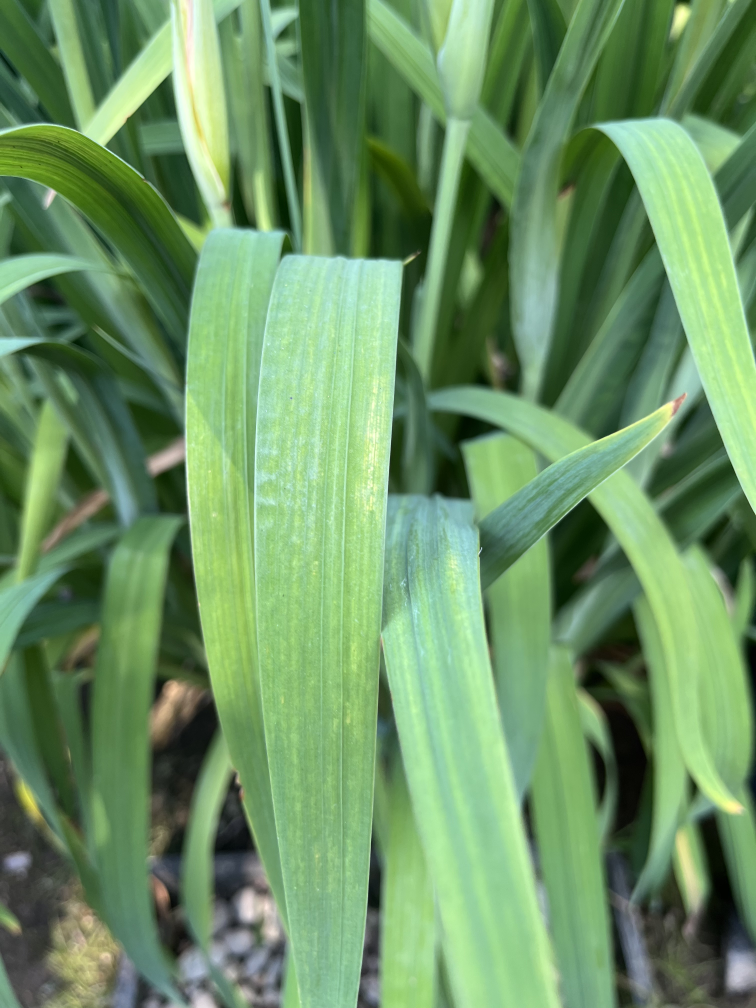
#> input picture dataset_test/dataset_normal/hanasyoubu/IMG_5025.jpeg, 3024 x 4032 px (shown at 1/4 size)
$ python kensyou_learning_s.py
#> lines starting #> are read from the running program, lines starting #| are printed output that depends on the picture
import cv2
import numpy as np
import os
import sys
import joblib
from skimage import feature
from sklearn.model_selection import train_test_split
from sklearn.svm import SVC
from sklearn.metrics import accuracy_score, classification_report
import glob

# --- 特徴量抽出関数 ---

def get_color_features(image, resize_dim=(256, 256)):
    image_resized = cv2.resize(image, resize_dim)
    hsv_image = cv2.cvtColor(image_resized, cv2.COLOR_BGR2HSV)
    hist = cv2.calcHist([hsv_image], [0, 1], None, [30, 32], [0, 180, 0, 256])
    cv2.normalize(hist, hist, 0, 1, cv2.NORM_MINMAX)
    return hist.flatten()

def get_hog_features(image, resize_dim=(128, 128)):
    gray_image = cv2.cvtColor(image, cv2.COLOR_BGR2GRAY)
    resized_image = cv2.resize(gray_image, resize_dim)
    win_size = resize_dim
    block_size = (16, 16)
    block_stride = (8, 8)
    cell_size = (8, 8)
    nbins = 9
    hog = cv2.HOGDescriptor(win_size, block_size, block_stride, cell_size, nbins)
    hog_features = hog.compute(resized_image)
    if hog_features is None:
        return np.zeros(hog.getDescriptorSize())
    return hog_features.flatten()

def get_lbp_features(image, resize_dim=(256, 256), P=24, R=3):
    gray_image = cv2.cvtColor(image, cv2.COLOR_BGR2GRAY)
    resized_image = cv2.resize(gray_image, resize_dim)
    lbp = feature.local_binary_pattern(resized_image, P, R, method="uniform")
    (hist, _) = np.histogram(lbp.ravel(), bins=np.arange(0, P + 3), range=(0, P + 2))
    hist = hist.astype("float")
    hist /= (hist.sum() + 1e-6)
    return hist

def extract_combined_features(image):
    color_feats = get_color_features(image)
    hog_feats = get_hog_features(image)
    lbp_feats = get_lbp_features(image)
    combined = np.concatenate([color_feats, hog_feats, lbp_feats])
    return combined

# --- メイン処理 ---
if __name__ == "__main__":
    script_dir = os.path.dirname(os.path.abspath(__file__))

    DATASET_ROOT = os.path.join(script_dir, "dataset_normal")
    MODEL_FILENAME = os.path.join(script_dir, 'plant_species_model.pkl')

    features = []
    labels_str = []

    print("\n'normal'フォルダ内のフォルダ名をラベルとしてモデル学習を開始します。")
    print(f"データセットルート: '{DATASET_ROOT}'")

    if not os.path.isdir(DATASET_ROOT):
        print(f"エラー: 学習データフォルダ '{DATASET_ROOT}' が見つかりません。")
        sys.exit(1)

    # normalフォルダ内のサブフォルダ（＝ラベル）を取得
    try:
        sub_dirs = [d.name for d in os.scandir(DATASET_ROOT) if d.is_dir()]
    except Exception as e:
        print(f"エラー: データセットフォルダの読み取りに失敗しました。 {e}")
        sys.exit(1)

    if not sub_dirs:
        print(f"エラー: '{DATASET_ROOT}' 内にラベルとなるサブフォルダが見つかりません。")
        sys.exit(1)

    # 各サブフォルダをループ処理
    for label in sub_dirs:
        folder_path = os.path.join(DATASET_ROOT, label)
        print(f"\n--- ラベル '{label}' のデータを処理中 ---")

        image_paths = glob.glob(os.path.join(folder_path, '*.*'))
        image_paths = [p for p in image_paths if p.lower().endswith(('.png', '.jpg', '.jpeg'))]

        if not image_paths:
            print(f"警告: フォルダ '{folder_path}' 内に画像が見つかりません。")
            continue

        print(f"{len(image_paths)} 個の画像を処理します...")
        for image_path in image_paths:
            try:
                n = np.fromfile(image_path, np.uint8)
                original_image = cv2.imdecode(n, cv2.IMREAD_COLOR)
#> original_image is the input picture: shape (4032, 3024, 3); mean B, G, R 100.2, 147, 108
                if original_image is None: raise IOError
            except Exception as e:
                print(f"警告: 画像を読み込めませんでした - {os.path.basename(image_path)}, エラー: {e}")
                continue

            # 元の画像と水平反転した画像の両方から特徴量を抽出
            combined_original = extract_combined_features(original_image)
#> in get_color_features, `hsv_image = cv2.cvtColor(image_resized, cv2.COLOR_BGR2HSV)`: hsv_image: shape (256, 256, 3); mean H, S, V 57.1, 94.5, 147.3
#> in extract_combined_features, `color_feats = get_color_features(image)`: color_feats = 960 values, max 1 at index 268, min 0 at index 4, mean 0.0181
#> in get_hog_features, `resized_image = cv2.resize(gray_image, resize_dim)`:
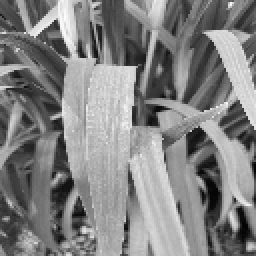
#> resized_image: shape (128, 128) (shown 2 times larger); min 2, max 252, mean 130
#> in get_hog_features, `hog_features = hog.compute(resized_image)`: hog_features = 8100 values, max 0.393 at index 4410, min 1.12e-06 at index 6097, mean 0.135
#> in extract_combined_features, `hog_feats = get_hog_features(image)`: hog_feats has the same summary as hog_features in get_hog_features
#> in get_lbp_features, `lbp = feature.local_binary_pattern(resized_image, P, R, method="unifor..`:
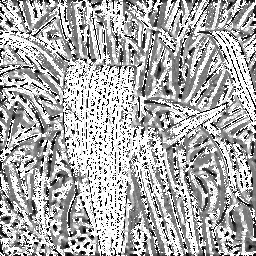
#> lbp: shape (256, 256) float64; min 0, max 25, mean 16.9; drawn with min black and max white
#> in get_lbp_features, `(hist, _) = np.histogram(lbp.ravel(), bins=np.arange(0, P + 3), range=..`: hist = 26 values, max 24841 at index 25, min 723 at index 6, mean 2520.6
#> in get_lbp_features, `hist /= (hist.sum() + 1e-6)`: hist = 26 values, max 0.379 at index 25, min 0.011 at index 6, mean 0.0385
#> in extract_combined_features, `lbp_feats = get_lbp_features(image)`: lbp_feats has the same summary as hist in get_lbp_features
#> in extract_combined_features, `combined = np.concatenate([color_feats, hog_feats, lbp_feats])`: combined = 9086 values, max 1 at index 268, min 0 at index 4, mean 0.122
#> combined_original has the same summary as combined in extract_combined_features
            features.append(combined_original)
            labels_str.append(label)

            flipped_image = cv2.flip(original_image, 1)
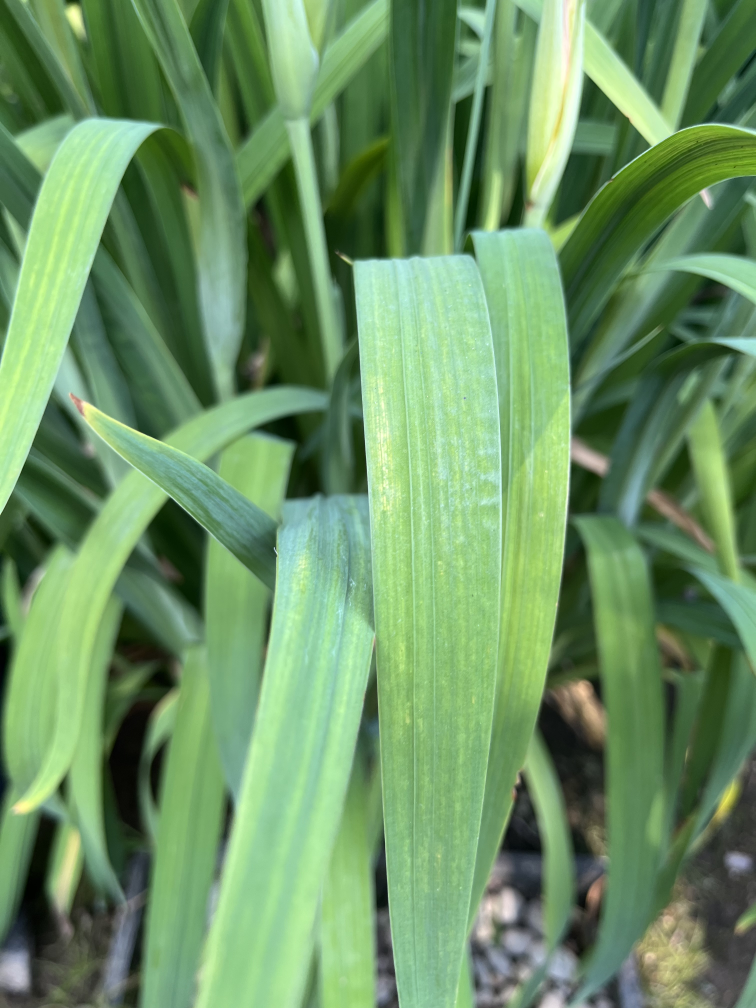
#> flipped_image: shape (4032, 3024, 3) (shown at 1/4 size); mean B, G, R 100.2, 147, 108
            combined_flipped = extract_combined_features(flipped_image)
#> call 2 of get_color_features, with resize_dim = (256, 256)
#> in get_color_features (call 2), `image_resized = cv2.resize(image, resize_dim)`:
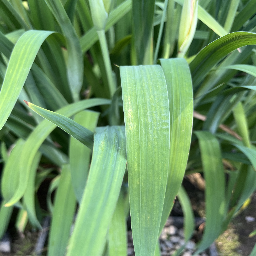
#> image_resized: shape (256, 256, 3); mean B, G, R 100.1, 146.9, 107.9
#> in get_color_features (call 2), `hsv_image = cv2.cvtColor(image_resized, cv2.COLOR_BGR2HSV)`: hsv_image: shape (256, 256, 3); mean H, S, V 57.1, 94.5, 147.3
#> call 2 of get_hog_features, with resize_dim = (128, 128)
#> in get_hog_features (call 2), `gray_image = cv2.cvtColor(image, cv2.COLOR_BGR2GRAY)`:
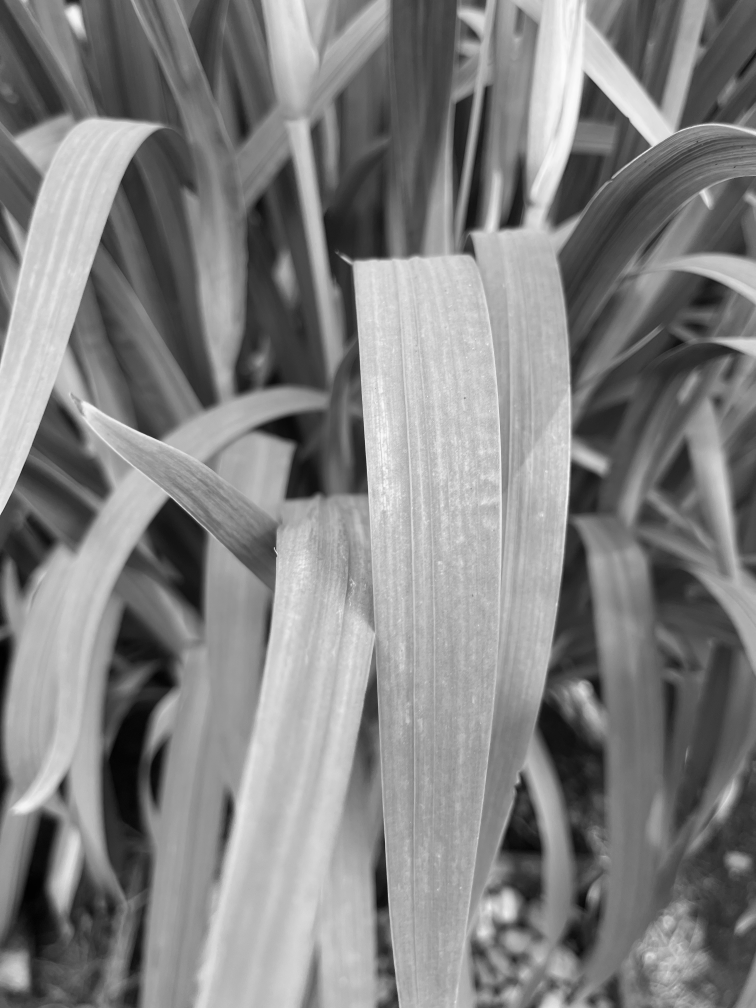
#> gray_image: shape (4032, 3024) (shown at 1/4 size); min 0, max 253, mean 130
#> in get_hog_features (call 2), `resized_image = cv2.resize(gray_image, resize_dim)`:
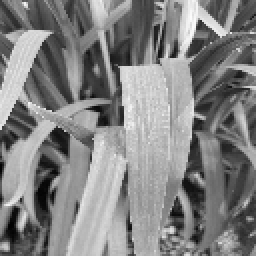
#> resized_image: shape (128, 128) (shown 2 times larger); min 2, max 252, mean 130
#> in get_hog_features (call 2), `hog_features = hog.compute(resized_image)`: hog_features = 8100 values, max 0.376 at index 2797, min 8.57e-07 at index 1795, mean 0.135
#> call 2 of get_lbp_features, with resize_dim = (256, 256), P = 24, R = 3
#> in get_lbp_features (call 2), `lbp = feature.local_binary_pattern(resized_image, P, R, method="unifor..`:
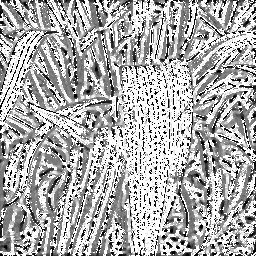
#> lbp: shape (256, 256) float64; min 0, max 25, mean 16.9; drawn with min black and max white
#> in get_lbp_features (call 2), `(hist, _) = np.histogram(lbp.ravel(), bins=np.arange(0, P + 3), range=..`: hist = 26 values, max 24841 at index 25, min 723 at index 6, mean 2520.6
#> in get_lbp_features (call 2), `hist /= (hist.sum() + 1e-6)`: hist = 26 values, max 0.379 at index 25, min 0.011 at index 6, mean 0.0385
#> combined_flipped has the same summary as combined in extract_combined_features
            features.append(combined_flipped)
            labels_str.append(label)
#> pass 2 of the loop `for label in sub_dirs:`:
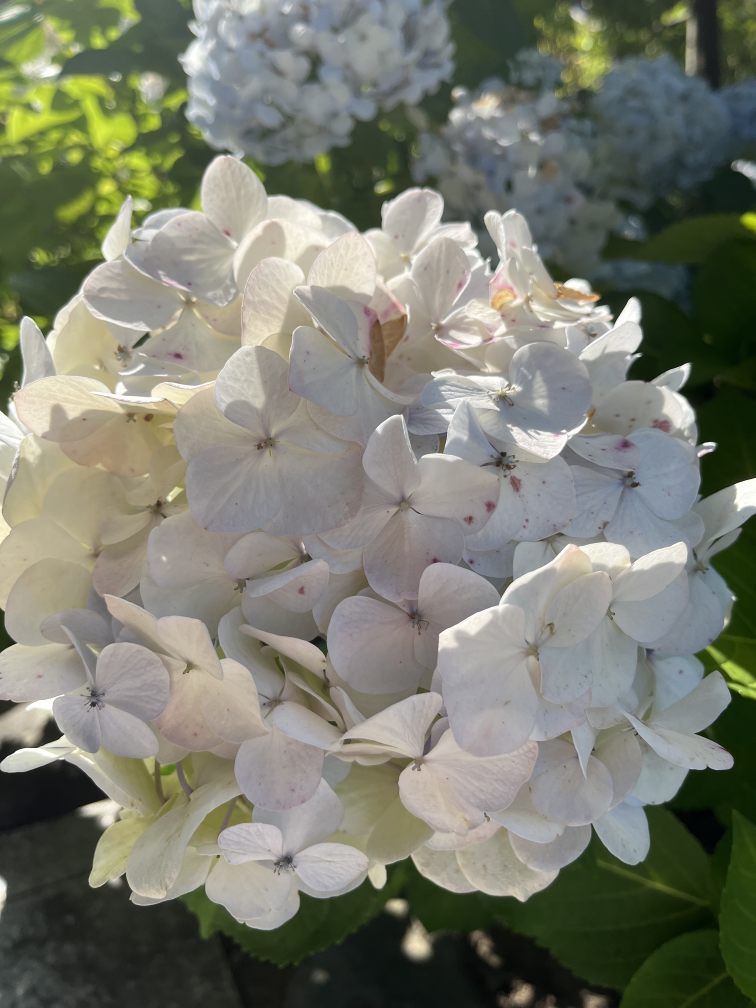
#> input picture dataset_test/dataset_normal/ajisai/IMG_4960.jpeg, 3024 x 4032 px (shown at 1/4 size)
#> original_image is the input picture: shape (4032, 3024, 3); mean B, G, R 110.1, 123.7, 121.2
#> hsv_image: shape (256, 256, 3); mean H, S, V 54, 55.5, 127.7
#> combined_original = 9086 values, max 1 at index 98, min 0 at index 10, mean 0.139
#> hsv_image: shape (256, 256, 3); mean H, S, V 54, 55.5, 127.7
#> in get_hog_features (call 4), `resized_image = cv2.resize(gray_image, resize_dim)`:
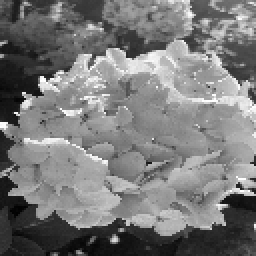
#> resized_image: shape (128, 128) (shown 2 times larger); min 2, max 255, mean 121.3
#> hog_features = 8100 values, max 0.358 at index 6988, min 0.00347 at index 7983, mean 0.151
#> in get_lbp_features (call 4), `lbp = feature.local_binary_pattern(resized_image, P, R, method="unifor..`:
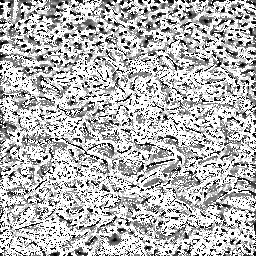
#> lbp: shape (256, 256) float64; min 0, max 25, mean 17.8; drawn with min black and max white
#> in get_lbp_features (call 4), `(hist, _) = np.histogram(lbp.ravel(), bins=np.arange(0, P + 3), range=..`: hist = 26 values, max 29632 at index 25, min 880 at index 6, mean 2520.6
#> in get_lbp_features (call 4), `hist /= (hist.sum() + 1e-6)`: hist = 26 values, max 0.452 at index 25, min 0.0134 at index 6, mean 0.0385
#> combined_flipped has the same summary as combined_original

    # --- モデル学習・評価 (変更なし) ---
    if len(features) == 0:
        print("エラー: 特徴量が抽出されませんでした。画像ファイルを確認してください。")
    else:
        LABELS = sorted(list(set(labels_str)))
        label_to_index = {label: i for i, label in enumerate(LABELS)}
        labels_numeric = [label_to_index[name] for name in labels_str]

        print("\n--- 認識するクラス一覧 ---")
        print(LABELS)

        features = np.array(features)
        labels = np.array(labels_numeric)
        print(f"\n特徴量抽出が完了しました。総データ数: {len(features)}")
#| 特徴量抽出が完了しました。総データ数: 4

        model = SVC(kernel='rbf', C=10, probability=True, random_state=42)

        if len(LABELS) > 1:
#> (the run stopped early here; a loop or call above may not have finished)
